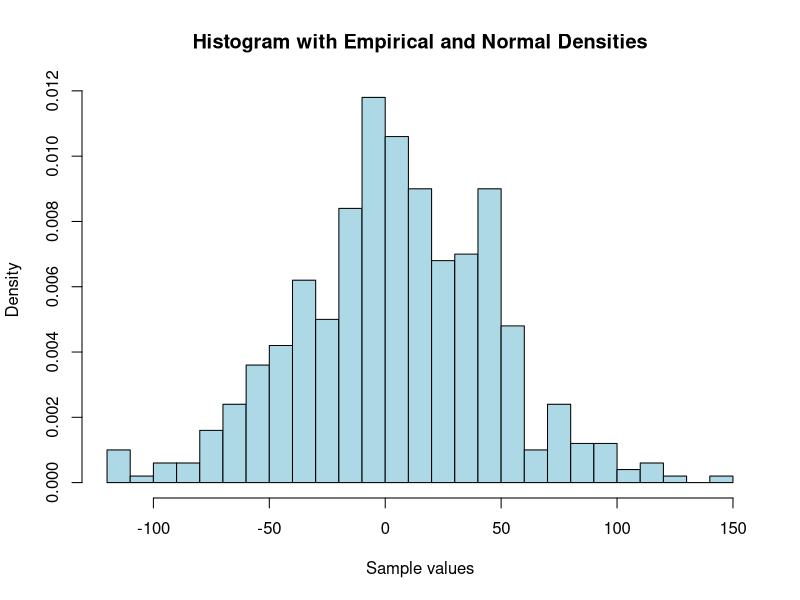

R code for this plot: (Note: this script raises an error after producing the figure.)
## ---- chunk 1
# your code here
n <- 1000
mean1 = 43
sd1 = 3
mean2 = -2
sd2 = 43

sample_data <- rnorm(n, c(mean1, sd1), c(mean2, sd2))

#my.data <- rnorm(...)
#summary(my.data)
## ---- chunk 2
# draw histogram
hist(sample_data, 
     probability = TRUE, 
     breaks = 30, 
     col = "lightblue",
     main = "Histogram with Empirical and Normal Densities",
     xlab = "Sample values",
)

# superimpose empirical density
lines(density(sample_data), col="red", lwd=2)

# superimpose normal density
x <- seq(min(sample_data), max(sample_data), length = 1000)
lines(x, dnorm(x, mean = 43, sd = 3), col = "darkblue", lwd = 2)
lines(x, dnorm(x, mean = -2, sd = 43), col = "green", lwd = 2)

## ---- chunk 3
# plot ecdf
plot(ecdf(sample_data))

# superimpose cdf for standard normal
lines(x, pnorm(x, mean = 43, sd = 3), col ="red", lwd = 2)
lines(x, pnorm(x, mean = -2, sd = 43), col ="darkblue", lwd = 2)

# calculate maximal difference 
max(abs(ecdf(sample_data)(x)-pnorm(x, mean = 43, sd = 3)))
max(abs(ecdf(sample_data)(x)-pnorm(x, mean = -2, sd = 43)))

## ---- chunk 4
# your code here
# skewness
skewness <- (n / ((n - 1) * (n - 2))) * sum(((sample_data - mean(sample_data)) / sd(sample_data))^3)
skewness

# kurtosis
kurtosis <- ((n * (n + 1)) / ((n - 1) * (n - 2) * (n - 3))) * sum(((sample_data - mean(sample_data)) / sd(sample_data))^4) - (3 * (n - 1)^2) / ((n - 2) * (n - 3))
kurtosis

## ---- chunk 5
percentiles <- function(data, method = "manual") {
  
  sorted_data <- sort(data)
  n <- length(sorted_data)
  per <- c(0.1, 0.2, 0.3, 0.4, 0.5, 0.6, 0.7, 0.8, 0.9)
  
  if (method == "manual") {
    
    manual_percentile <- function(q) {
      index <- q * (n - 1)
      floor_index <- floor(index)
      ceiling_index <- ceiling(index)
      
      if (floor_index == ceiling_index) {
        return(sorted_data[floor_index + 1])
      } else {
        lower_value <- sorted_data[floor_index + 1]
        upper_value <- sorted_data[ceiling_index + 1]
        fraction <- index - floor_index
        return(lower_value + fraction * (upper_value - lower_value))
      }
    }
    
    result <- sapply(per, manual_percentile)
    
  } else if (method == "quantile") {
    result <- quantile(data, per)
    
  } else {
    stop("Invalid method given. Use 'manual' or 'quantile'.")
  }
  
  return(result)
}

manual_percentiles <- percentiles(sample_data, method = "manual")
cat("Manual Percentile Calculation:\n")
print(manual_percentiles)

quantile_percentiles <- percentiles(sample_data, method = "quantile")
cat("Quantile Function Calculation:\n")
print(quantile_percentiles)


## ---- chunk 6
# your code here
# theoretical expected value and variance
thr_mean =  
thr_var = 

# sample mean and sample variance
sampl_mean = mean(sample_data)
sample_var = var(sample_data)

## ---- chunk 7
# your code here
